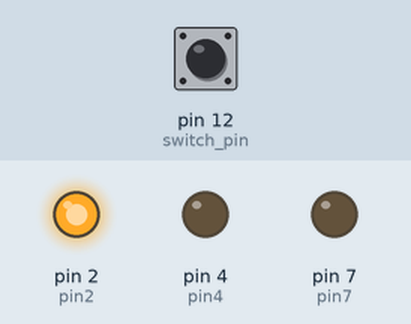
Simulated run of this sketch. Board: Arduino Uno, built with avr-gcc and run on an emulated ATmega328P. Shown: output pins drawn as LEDs (lit = HIGH). The inputs (shaded band) are chosen by the test bench; at power-on: pin 12 (switch_pin) HIGH.

Above: at 2.5 s.
At 7.5 s:
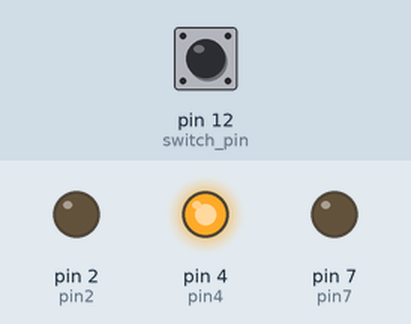
At 12.5 s:
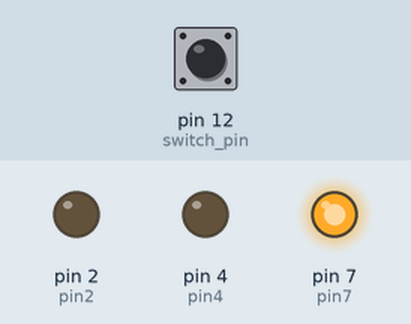
Timing chart, 0 to 19.5 s (numbered marks = the images above):
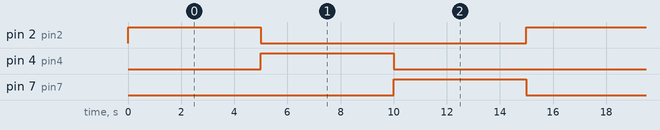

The sketch:

traffic_light_1.ino
```cpp
int pin2= 2;int pin4= 4;int pin7=7;
int switch_pin = 12;

void setup()
{
  pinMode(pin2, OUTPUT);
  pinMode(pin4, OUTPUT);
  pinMode(pin7, OUTPUT);
  pinMode(switch_pin,INPUT_PULLUP);
}
void loop()
{
  if(digitalRead(switch_pin) == HIGH)//start when switch is on
  {
    digitalWrite(pin2, HIGH);
    digitalWrite(pin4, LOW);
    digitalWrite(pin7, LOW);
    delay(5000); // Wait for 5000 millisecond(s)
    digitalWrite(pin2, LOW);
    digitalWrite(pin4, HIGH);
    digitalWrite(pin7, LOW);
    delay(5000); // Wait for 5000 millisecond(s)
    digitalWrite(pin2, LOW);
    digitalWrite(pin4, LOW);
    digitalWrite(pin7, HIGH);
    delay(5000); // Wait for 5000 millisecond(s)
  }
  else
  {
  }
}

  
```

Measured:
- by itself, pin 2 (pin2), pin 4 (pin4), pin 7 (pin7): alternates HIGH for 5.0 s and LOW for 10.0 s
- by itself, everything shown: repeats every 15.0 s, in 3 steps
